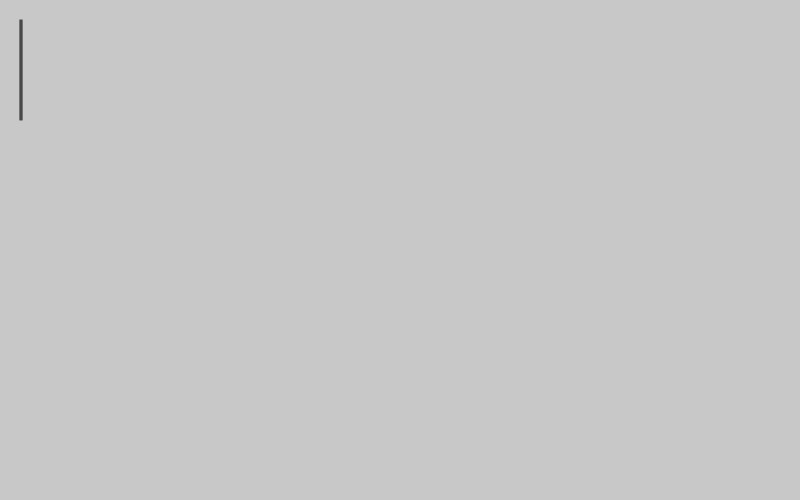
Frame 1 (no input)
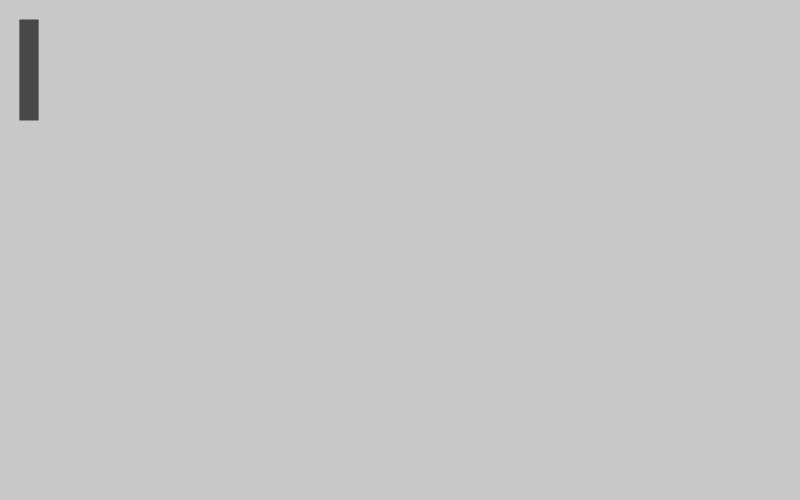
Frame 60 (no input)
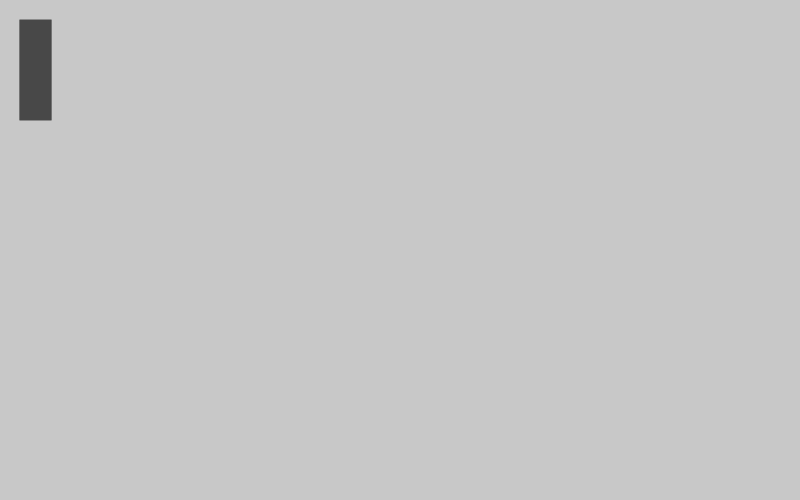
Frame 120 (the mouse pressed at the canvas centre since frame 60)

The p5.js sketch that drew these frames (run headless with seeded random() and noise() and a simulated clock; from frame 60 on, the mouse is pressed at the canvas centre):

// p5.js sketch
// ── sketch.js

async function setup() {
  createCanvas(800, 500);
  background(200);


  // 連續畫直線，每條直線間格 1px，這樣最後畫出來就會變成一個 rect
  for(let i=0; i< 160; i++)
  {
    let x1 = 20 + i;
    let y1 = 20;
    let x2 = 20 + i;
    let y2 = 120;

    stroke(30);
    line(x1, y1, x2, y2);

    await sleep(10); // 每條線之間，隔 10 毫秒再畫，比較看的出來畫的過程
  }

  // 連續畫直線，但每次畫出來的時候，讓顏色稍微有一點變化，就可以畫出漸層色
  for(let i=0; i< 160; i++)
  {
    let x1 = 220 + i;
    let y1 = 20;
    let x2 = 220 + i;
    let y2 = 120;

    let hue = 10 + i; // 每次 hue + 1
    let sat = 40; 
    let brightness = 80;

    colorMode(HSB);
    stroke(hue, sat, brightness);
    line(x1, y1, x2, y2);

    await sleep(10); // 每條線之間，隔 10 毫秒再畫，比較看的出來畫的過程
  }

  // 連續畫出直線，但是每次的間隔讓他變大 (i*4) 所以就會變成網格狀的效果
  for(let i=0; i< 40; i++)
  {
    let x1 = 420 + i * 4;
    let y1 = 20;
    let x2 = 420 + i * 4;
    let y2 = 120;

    stroke(30);
    line(x1, y1, x2, y2);

    await sleep(10);
  }

  // 畫出網格一樣可以加入顏色漸變效果
  for(let i=0; i< 40; i++)
  {
    let x1 = 620 + i * 4;
    let y1 = 20;
    let x2 = 620 + i * 4;
    let y2 = 120;

    let hue = 10 + i;
    let sat = 40; 
    let brightness = 80;

    colorMode(HSB);
    stroke(hue, sat, brightness);
    line(x1, y1, x2, y2);

    await sleep(10);
  }


  // 同理，用 rect 或其他形狀也可以做一樣的事情
  for(let i=0; i< 60; i++)
  {
    let xPos = 20 + i;
    let yPos = 220 + i;
    let rectWidth = 100;
    let rectHeight = 100;

    stroke(30);
    noFill();

    rect(xPos, yPos, rectWidth, rectHeight);

    await sleep(10);
  }

  // 變成網格狀
  for(let i=0; i< 20; i++)
  {
    let xPos = 220 + i * 3;
    let yPos = 220 + i * 3;
    let rectWidth = 100;
    let rectHeight = 100;

    stroke(30);
    noFill();

    rect(xPos, yPos, rectWidth, rectHeight);

    await sleep(10);
  }


  // 如果要看起來往內縮，那 rect 的寬度和高度要同時往內縮
  for(let i=0; i< 20; i++)
  {
    let xPos = 420 + i * 3;
    let yPos = 220 + i * 3;
    let rectWidth = 160 - i * 6;
    let rectHeight = 160 - i * 6;

    stroke(30);
    noFill();

    rect(xPos, yPos, rectWidth, rectHeight);

    await sleep(10);
  }

  // 再加上顏色漸變
  for(let i=0; i< 20; i++)
  {
    let xPos = 620 + i * 3;
    let yPos = 220 + i * 3;
    let rectWidth = 160 - i * 6;
    let rectHeight = 160 - i * 6;

    let hue = 100 + i * 2;
    let sat = 40; 
    let brightness = 80 - i;

    colorMode(hue, sat, brightness);
    stroke(hue, sat, brightness);
    noFill();

    rect(xPos, yPos, rectWidth, rectHeight);

    await sleep(10);
  }
}

function draw() {

}

function sleep(ms) {
  return new Promise(resolve => setTimeout(resolve, ms));
}
